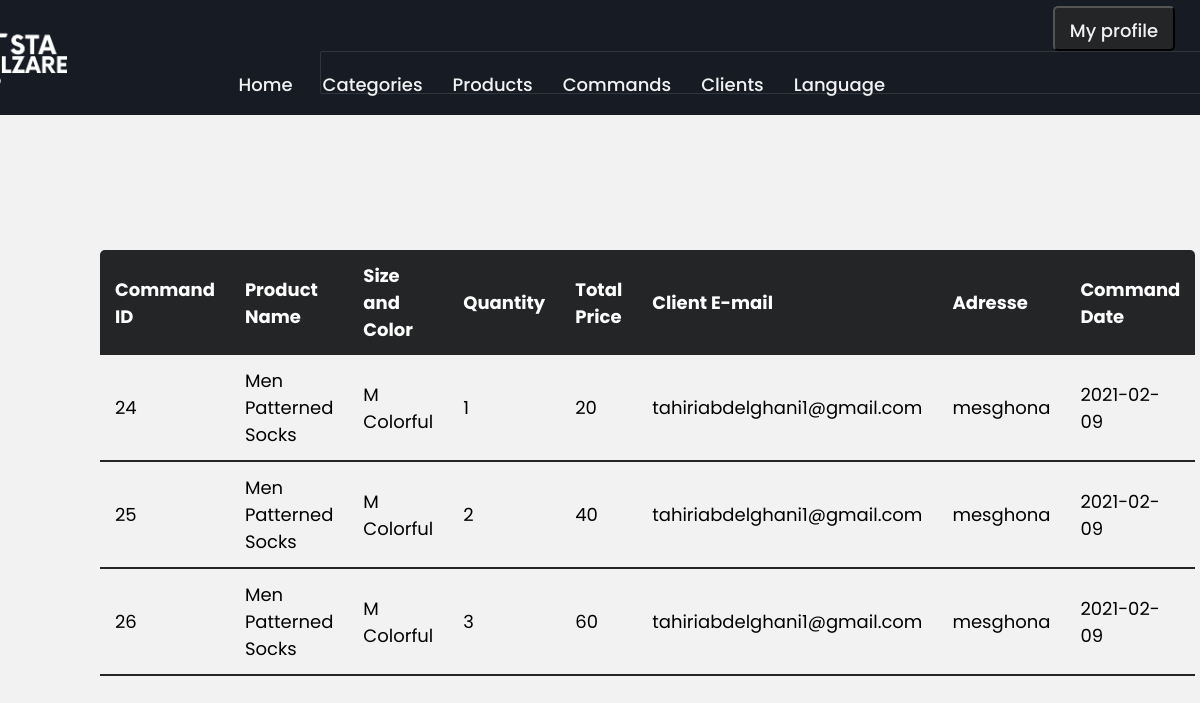
Screenshot of /elzareesta/php/commands.admin.php with the database file from the repository.
### tables this page shows
CREATE TABLE `command` (
  `commandID` int(21) NOT NULL,
  `productID` int(21) DEFAULT NULL,
  `quantity` int(2) DEFAULT NULL,
  `totalprice` int(5) NOT NULL,
  `clientID` int(21) DEFAULT NULL,
  `firstName` varchar(20) NOT NULL,
  `lastName` varchar(20) NOT NULL,
  `email` varchar(35) NOT NULL,
  `adresse` text DEFAULT NULL,
  `commandeDate` date DEFAULT NULL,
  `cardNumber` int(20) NOT NULL,
  `cardType` varchar(12) NOT NULL,
  `exprDate` varchar(6) NOT NULL
);

CREATE TABLE `product` (
  `productID` int(21) NOT NULL,
  `productName` text DEFAULT NULL,
  `categoryID` int(21) DEFAULT NULL,
  `color` varchar(15) NOT NULL,
  `size` varchar(5) NOT NULL,
  `price` int(6) DEFAULT NULL,
  `discountPrice` int(6) DEFAULT NULL,
  `discount` int(6) DEFAULT NULL,
  `rate` int(3) DEFAULT NULL,
  `img1` text NOT NULL
);

CREATE TABLE `client` (
  `clientID` int(21) NOT NULL,
  `clientName` text DEFAULT NULL,
  `email` text DEFAULT NULL,
  `password` text DEFAULT NULL,
  `registrationDate` date DEFAULT NULL,
  `type` int(1) NOT NULL
);

### elzareesta/php/commands.admin.php (the view, shortened to what this page needs)
<?php
require("conn.php");
$sql = "select *from command";
$result = mysqli_query($conn,$sql);
?>
<!DOCTYPE html>
<html lang="en" dir="ltr">
    <head>
        <link rel="stylesheet" href="../css/tables.admin.css">
    </head>
<body>
    <nav>
        <div class="wrapper">
            <div class="logo"><a href="index.php"><img width="200px" style="margin-top:-40px;" src="../images/estaelzarelogo.png" alt=""></a></div>
            <ul class="nav-links">
                <li><a href="home.admin.php">Home</a></li>
                <li>
                    <a href="categories.admin.php" class="desktop-item">Categories</a>
                </li>
                <li><a href="products.admin.php">Products</a></li>
                <li><a href="commands.admin.php">Commands</a></li>
                <li><a href="clients.admin.php">Clients</a></li>
                <li>
                    <a href="#" class="desktop-item">Language</a>
                </li>
            </ul>
        </div>
          <div style="margin-top:-75px;" class="profile">
            <li><a href="profile.php"><button>My profile</button></a></li>
        </div>
        <form  action="signout.inc.php">
        </form>
    </nav>
    <br><br><br><br><br><br>
    <?php if (mysqli_num_rows($result) > 0 ):?>
    <div class=commands>
    <table class=table>
        <thead>
            <th>Command ID</th>
            <th>Product Name</th>
            <th>Size and Color</th>
            <th>Quantity</th>
            <th>Total Price</th>
            <th>Client E-mail</th>
            <th>Adresse</th>
            <th>Command Date</th>
        </thead>
        <?php foreach ($result as $command) :
            $sql1="select productName,size,color from product where productID = ".$command['productID'];
            $result1=mysqli_query($conn,$sql1);
            $row1 = mysqli_fetch_assoc($result1);
            $sql2="select email from client where clientID = ".$command['clientID'];
            $result2=mysqli_query($conn,$sql2);
            $row2 = mysqli_fetch_assoc($result2);
            ?>
        <tbody>
            <td><?=$command['commandID']?></td>
            <td><?= $row1['productName'] ?></td>
            <td><?= $row1['size'],' ',$row1['color'] ?></td>
            <td><?=$command['quantity']?></td>
            <td><?=$command['totalprice']?></td>
            <td><?= $row2['email'] ?></td>
            <td><?=$command['adresse']?></td>
            <td><?=$command['commandeDate']?></td>
        </tbody>
        <?php endforeach?>
        <?php else  :?>
        <h1 style="margin-left:620px;margin-top:100px;">No commands yet.</h1>
        <?php endif ?>
    </table>
    </div>
</body>
</html>

### elzareesta/css/tables.admin.css (style rules this page uses)
* { margin: 0; padding: 0; box-sizing: border-box; font-family: 'Poppins', sans-serif; position: relative; }
body { background: #f2f2f2; }
nav { position: fixed; height: 115px; z-index: 99; width: 100%; background: #171c24; }
nav .wrapper { padding: 0px; position: relative; max-width: 1300px; padding: 0px 30px; height: 100; line-height: 70px; margin: auto; margin-top: 50px; display: flex; justify-content: space-between; }
.wrapper .logo a img { margin-left: -260px; padding-bottom: 0px; margin-top: -1.5pc; float: left; }
.wrapper .nav-links { margin-top: 0px; display: inline-flex; margin-right: 270px; }
.nav-links li { list-style: none; }
.profile li { list-style: none; }
.profile li a button { float: right; margin-right: 25px; height: 45px; margin-top: -40px; color: #f2f2f2; background:#242526; cursor: pointer; text-decoration: none; font-size: 18px; font-weight: 500; padding: 9px 15px; border-radius: 5px; transition: all 0.3s ease; }
.nav-links li a { color: #f2f2f2; text-decoration: none; font-size: 18px; font-weight: 500; padding: 9px 15px; border-radius: 5px; transition: all 0.3s ease; }
nav form { display: flex; margin-top: -115px; margin-left :320px; height: 43px; width: 900px; padding: 2px; min-width: 18%!important; border-radius: 2px; border: 1px solid rgba(155,155,155,0.2); }
.commands { margin-top: 100px; margin-left: 150px; }
.table { border-collapse: collapse; margin: 25px 0; font-size : 18px; min-width : 400px; border-radius: 5px 5px 0 0; overflow: hidden; box-shadow: 0 0 20px rgba (0,0,0,0.15); }
.table th, .table td { padding: 12px 15px; }

### elzareesta/php/commands.admin.php (style rules this page uses)
.commands { margin-top: 100px; margin-left: 100px; margin-right:100px }

### rows the page displays
command: commandID "24", productID.productName "Men Patterned Socks", productID.size "M", productID.color "Colorful", quantity "1", totalprice "20", clientID.email "tahiriabdelghani1@gmail.com", adresse "mesghona", commandeDate "2021-02-09"
command: commandID "25", productID.productName "Men Patterned Socks", productID.size "M", productID.color "Colorful", quantity "2", totalprice "40", clientID.email "tahiriabdelghani1@gmail.com", adresse "mesghona", commandeDate "2021-02-09"
command: commandID "26", productID.productName "Men Patterned Socks", productID.size "M", productID.color "Colorful", quantity "3", totalprice "60", clientID.email "tahiriabdelghani1@gmail.com", adresse "mesghona", commandeDate "2021-02-09"
